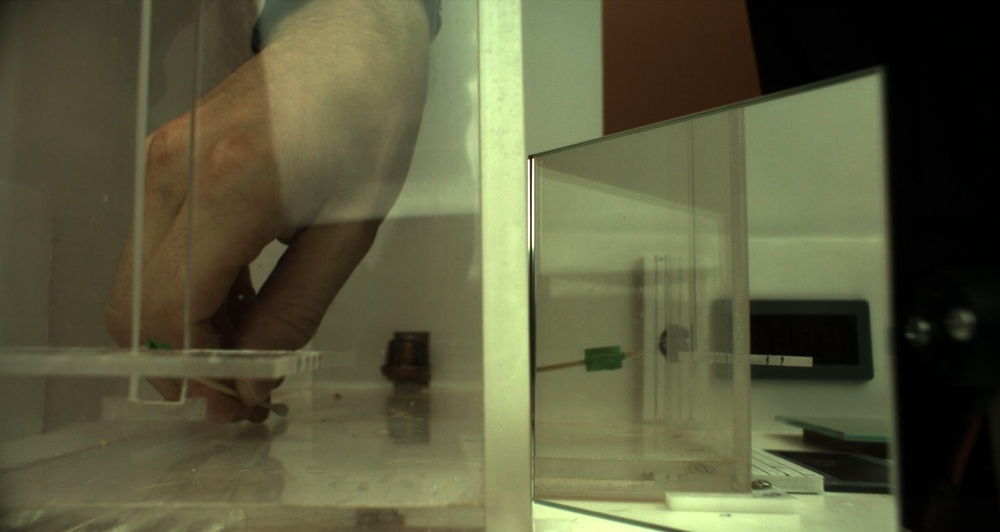
%> input picture R0000_120.jpg, 1000 x 532 px, shrunk from 2040 x 1086 before the run
$ octave --eval "result = findHsvBounds('R0000_120.jpg');"   (GNU Octave 9; MATLAB toolbox functions it lacks are replaced by stand-ins)
%> lines starting %> are read from the running program, lines starting %| are printed output that depends on the picture
function [hBounds, sBounds, vBounds] = findHsvBounds(imageFile)
%> called with imageFile = 'R0000_120.jpg'
    image = imread(imageFile);
%> image is the input picture: size 532x1000x3 uint8; mean R, G, B 90.3, 90, 61.2
    hsv = rgb2hsv(image);
%> hsv: size 532x1000x3 double; mean H, S, V 0.152, 0.351, 0.368

    h = hsv(:,:,1);
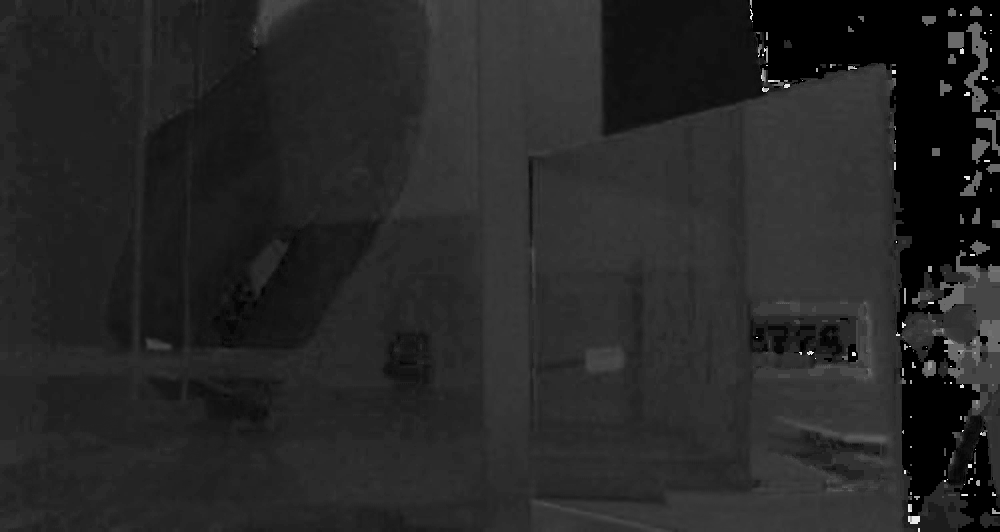
%> h: size 532x1000 double; min 0, max 0.981, mean 0.152
    s = hsv(:,:,2);
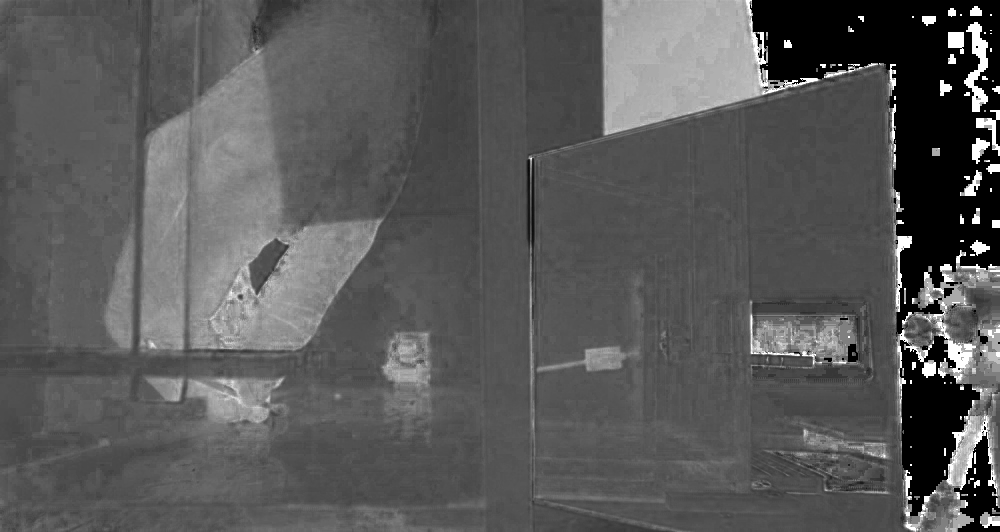
%> s: size 532x1000 double; min 0, max 1, mean 0.351
    v = hsv(:,:,3);
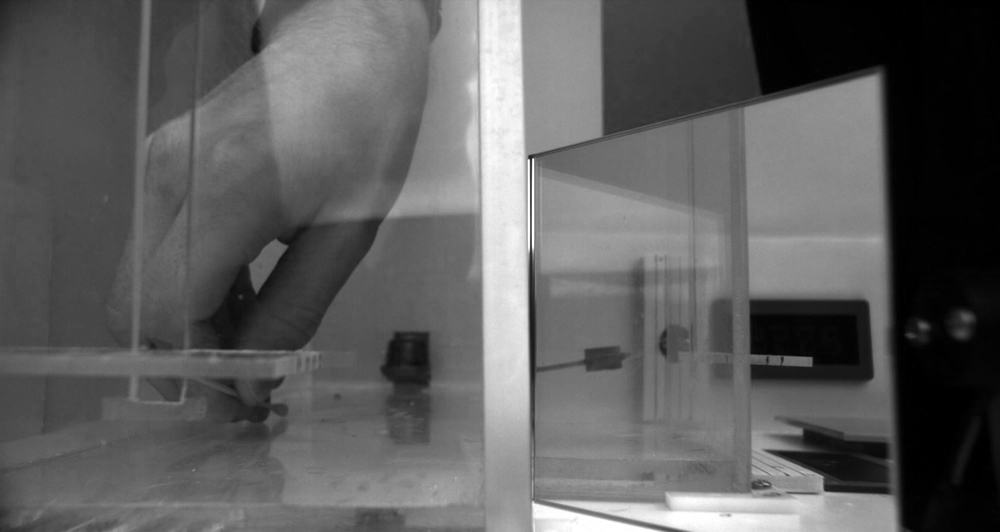
%> v: size 532x1000 double; min 0, max 1, mean 0.368

    % get rid of pure white
    h = h(h > 0 & h < 1);
    s = s(s > .01 & s < .98);
    v = v(v > .01 & v < .98);

    hBounds = [mean(h) - std(h), mean(h) + std(h)];
%> hBounds = [0.105 0.228]
    sBounds = [mean(s) - std(s), mean(s) + std(s)];
%> sBounds = [0.264 0.485]
    vBounds = [mean(v) - std(v), mean(v) + std(v)];
%> vBounds = [0.217 0.588]
%> `result = findHsvBounds('R0000_120.jpg');`: result = [0.105 0.228]
end

$ run again, on R0000_180.jpg
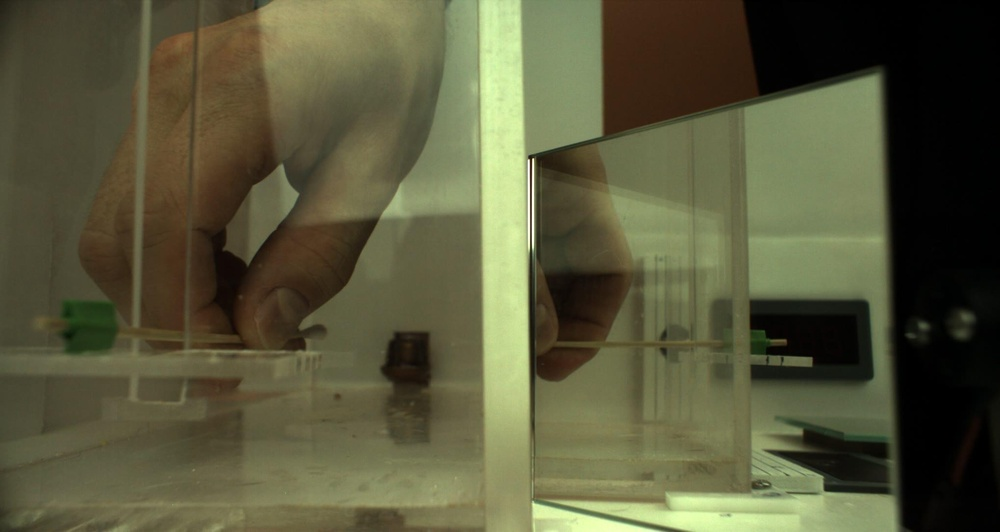
%> input picture R0000_180.jpg, 1000 x 532 px, shrunk from 2040 x 1086 before the run
%> in findHsvBounds, image is the input picture: size 532x1000x3 uint8; mean R, G, B 88.1, 87.4, 59.2
%> hsv: size 532x1000x3 double; mean H, S, V 0.151, 0.357, 0.359
%> in findHsvBounds, `s = hsv(:,:,2);`:
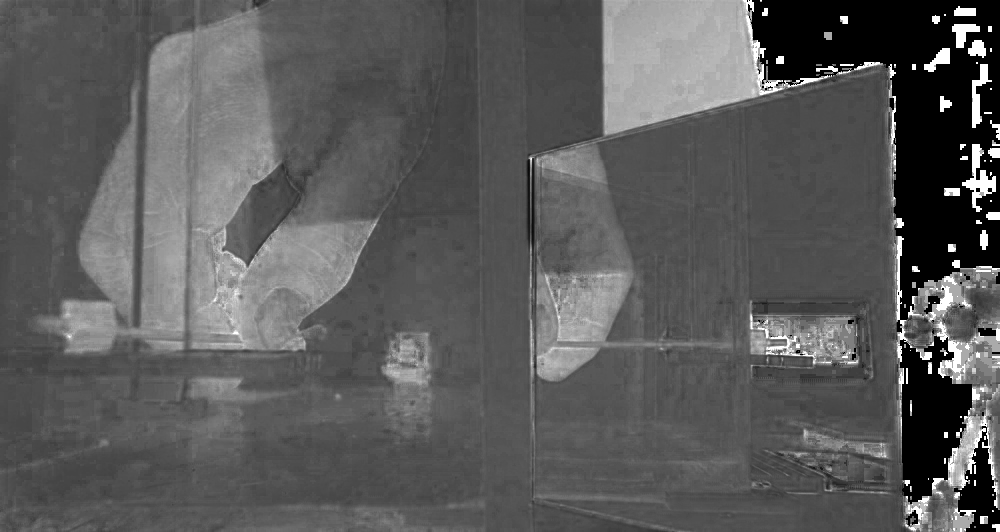
%> s: size 532x1000 double; min 0, max 1, mean 0.357
%> in findHsvBounds, `v = hsv(:,:,3);`:
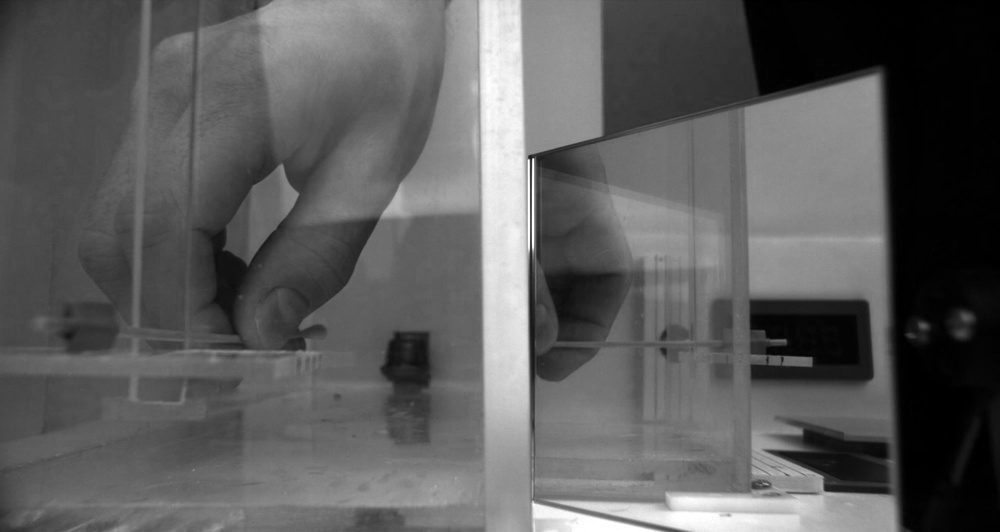
%> v: size 532x1000 double; min 0, max 1, mean 0.359
%> hBounds = [0.102 0.228]
%> sBounds = [0.264 0.499]
%> vBounds = [0.212 0.576]
%> result = [0.102 0.228]
